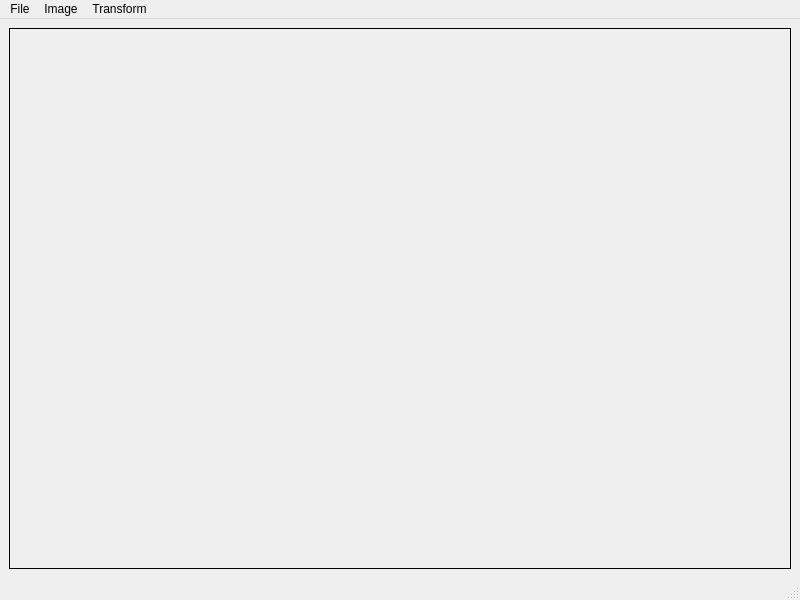
<?xml version="1.0" encoding="UTF-8"?>
<ui version="4.0">
 <class>MainWindow</class>
 <widget class="QMainWindow" name="MainWindow">
  <property name="geometry">
   <rect>
    <x>0</x>
    <y>0</y>
    <width>800</width>
    <height>600</height>
   </rect>
  </property>
  <property name="windowTitle">
   <string>MainWindow</string>
  </property>
  <widget class="QWidget" name="centralwidget">
   <layout class="QGridLayout" name="gridLayout">
    <item row="0" column="0">
     <widget class="QLabel" name="lbl_Image">
      <property name="frameShape">
       <enum>QFrame::Shape::Panel</enum>
      </property>
      <property name="text">
       <string/>
      </property>
     </widget>
    </item>
   </layout>
  </widget>
  <widget class="QMenuBar" name="menubar">
   <property name="geometry">
    <rect>
     <x>0</x>
     <y>0</y>
     <width>800</width>
     <height>23</height>
    </rect>
   </property>
   <widget class="QMenu" name="menuFile">
    <property name="title">
     <string>File</string>
    </property>
    <addaction name="actionLoad_Image"/>
   </widget>
   <widget class="QMenu" name="menuTransform">
    <property name="enabled">
     <bool>true</bool>
    </property>
    <property name="title">
     <string>Transform</string>
    </property>
    <addaction name="actionFlip_Vertical"/>
   </widget>
   <widget class="QMenu" name="menuImage">
    <property name="enabled">
     <bool>true</bool>
    </property>
    <property name="title">
     <string>Image</string>
    </property>
    <addaction name="actionGrayscale"/>
    <addaction name="actionProperties"/>
    <addaction name="actionProprietaryManipulation"/>
   </widget>
   <addaction name="menuFile"/>
   <addaction name="menuImage"/>
   <addaction name="menuTransform"/>
  </widget>
  <widget class="QStatusBar" name="statusbar"/>
  <action name="actionLoad_Image">
   <property name="text">
    <string>Load Image</string>
   </property>
  </action>
  <action name="actionFlip_Vertical">
   <property name="enabled">
    <bool>true</bool>
   </property>
   <property name="text">
    <string>Flip Vertical</string>
   </property>
   <property name="visible">
    <bool>true</bool>
   </property>
  </action>
  <action name="actionGrayscale">
   <property name="text">
    <string>Grayscale</string>
   </property>
  </action>
  <action name="actionProperties">
   <property name="text">
    <string>Properties</string>
   </property>
  </action>
  <action name="actionProprietaryManipulation">
   <property name="text">
    <string>ProprietaryManipulation</string>
   </property>
  </action>
 </widget>
 <resources/>
 <connections/>
</ui>
